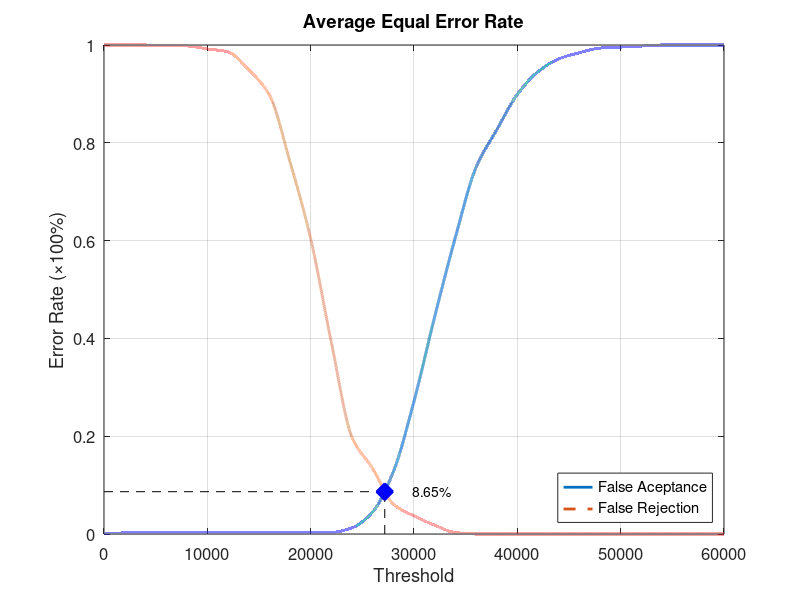
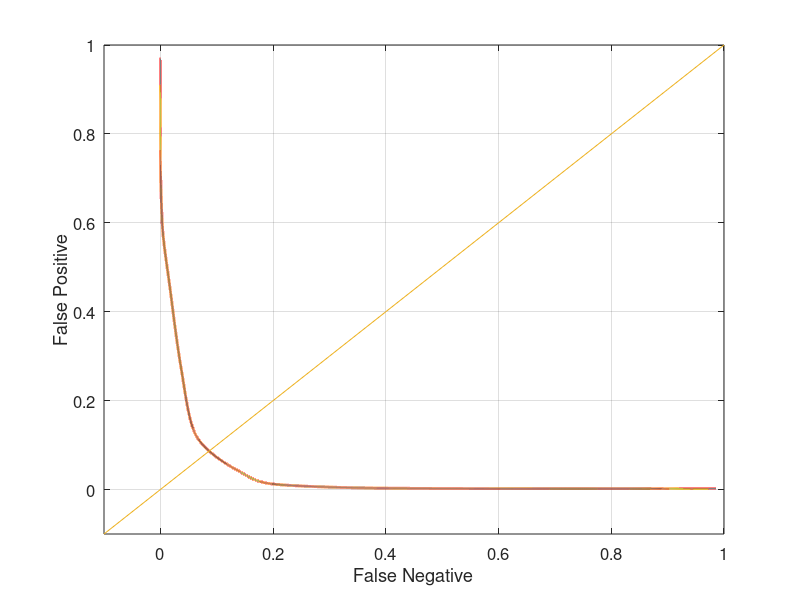

Write the MATLAB code that produced these figures, in order.
function yEER = Database1Average
close all;
clear;
clc;
x = 0:2000:60000;
xq = 0:0.5:60000;

y0 = [0 0.00210526 0.00210526 0.00210526 0.00210526 0.00210526 0.00210526 0.00210526 0.00210526 0.00210526 0.00210526 0.0031579 0.0126316 0.0452632 0.127368 0.271579 0.444211 0.606316 0.749474 0.826316 0.898947 0.945263 0.971579 0.984211 0.993684 0.995789 0.997895 1 1 1 1];
yy0 = interp1(x, y0, xq, 'pchip');
y1 = [1 1 1 0.998 0.998 0.992 0.986 0.949 0.898 0.761 0.604 0.392 0.198 0.134 0.061 0.037 0.018 0.003 0 0 0 0 0 0 0 0 0 0 0 0 0];
yy1 = interp1(x, y1, xq, 'pchip');

% Calculating EER: 
y2 = abs(y0 - y1);
find(y2 == min(y2))
yy2 = abs(yy0 - yy1);
xEER = find(yy2 == min(yy2));
xEERIndex = xq(xEER) % X-axis EER
yEER = yy0(xEER) % Y-axis EER

main = figure
plot(xq, yy0,'-','LineWidth', 2);	hold on
plot(xq, yy1,'--','LineWidth', 2);	hold on
plot([xEERIndex xEERIndex], [0 yEER], 'k--');	hold on
plot([0 xEERIndex], [yEER yEER], 'k--');	hold on
plot(xEERIndex, yEER, 'bx', 'LineWidth', 10);	hold on
text(xEERIndex + 10 * xEERIndex / 100, yEER, [num2str(round((10000 * yEER)) / 100) '%'])
legend('False Aceptance', 'False Rejection', 'Location', 'SouthEast')
xlabel('Threshold')
ylabel('Error Rate (\times100%)')
title('Average Equal Error Rate')
set(gca, 'FontSize', 12)
axis([0 60000 0 1])
grid on

print(main, 'Database1AverageMain', '-dpng');
FNRxFPR = figure('Color', [1 1 1]);
plot(yy1, yy0, '-', yy1, yy0, 'LineWidth', 2);
hold on
y = -0.1:0.1:1
plot(y, y); 
set(gca, 'FontSize', 12)
xlabel('False Negative')
ylabel('False Positive')
axis([-0.1 1 -0.1 1])
set(gca, 'FontSize', 12)
grid on

print(FNRxFPR, 'Database1AverageFNRxFPR','-dpng');
end
